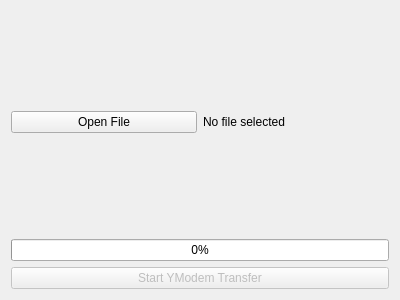
<?xml version="1.0" encoding="UTF-8"?>
<ui version="4.0">
 <class>serialProtocolTransmission</class>
 <widget class="QWidget" name="serialProtocolTransmission">
  <property name="geometry">
   <rect>
    <x>0</x>
    <y>0</y>
    <width>400</width>
    <height>300</height>
   </rect>
  </property>
  <property name="windowTitle">
   <string>Serial Protocol Transmission</string>
  </property>
  <layout class="QVBoxLayout" name="mainLayout">
   <!-- 文件选择部分 -->
   <item>
    <layout class="QHBoxLayout" name="fileLayout">
     <item>
      <widget class="QPushButton" name="openFileButton">
       <property name="text">
        <string>Open File</string>
       </property>
      </widget>
     </item>
     <item>
      <widget class="QLabel" name="fileLabel">
       <property name="text">
        <string>No file selected</string>
       </property>
      </widget>
     </item>
    </layout>
   </item>
   <!-- 进度条 -->
   <item>
    <widget class="QProgressBar" name="progressBar">
     <property name="minimum">
      <number>0</number>
     </property>
     <property name="maximum">
      <number>100</number>
     </property>
     <property name="value">
      <number>0</number>
     </property>
    </widget>
   </item>
   <!-- 开始传输按钮 -->
   <item>
    <widget class="QPushButton" name="startButton">
     <property name="text">
      <string>Start YModem Transfer</string>
     </property>
     <property name="enabled">
      <bool>false</bool>
     </property>
    </widget>
   </item>
  </layout>
 </widget>
 <resources/>
 <connections/>
</ui>
